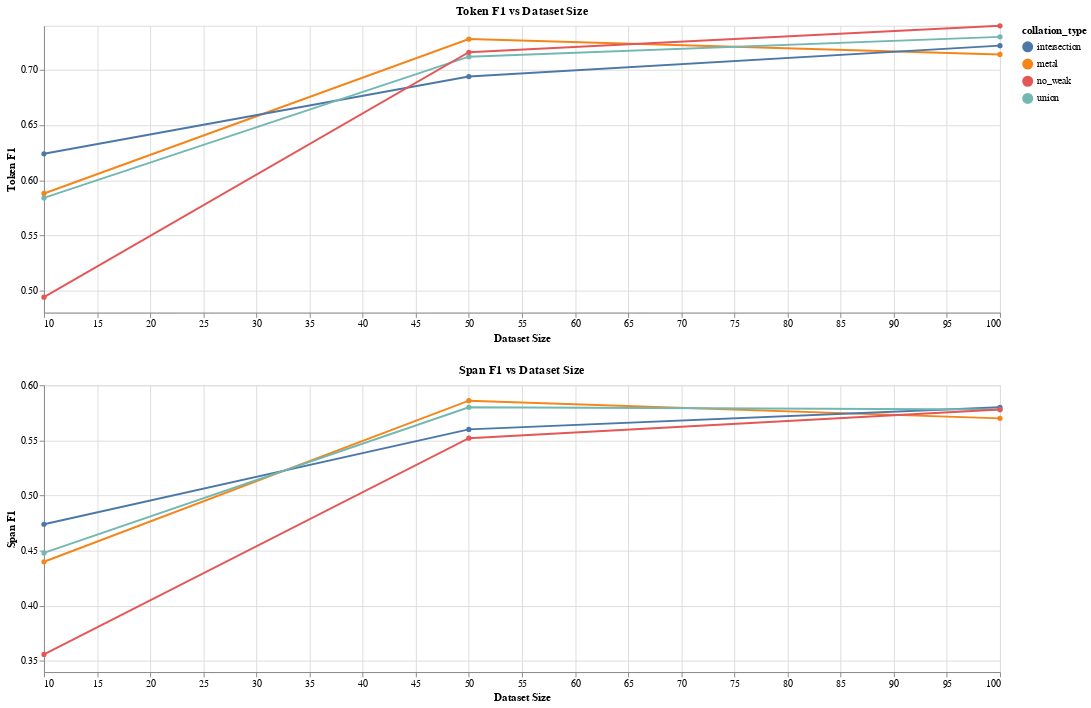

Notebook cell for this chart:
### Code cell
def metric_graph(data_frame: pd.DataFrame, metric: str, train_method: str) -> alt.Chart:
    def filter_graph(chart: alt.Chart) -> alt.Chart:
        return chart.transform_filter(
            alt.datum.metric_name == metric
        ).transform_filter(
            alt.datum.weak_train_method == train_method,
        )
#     .transform_filter(
#             alt.datum.collation_type != 'intersection'
#         ).transform_filter(
#             alt.datum.collation_type != 'union'
#         )

    base = alt.Chart(data_frame, title=f'{metric} vs Dataset Size')
    line = filter_graph(base.mark_line(point=True).encode(
        x=alt.X('step', title='Dataset Size'),
        y=alt.Y('mean(metric_val)', title=metric, scale=alt.Scale(zero=False)),
        color='collation_type:N',
    ))
    
    confidence_interval = filter_graph(base.mark_area(opacity=0.3).encode(
        x=alt.X('step'),
        y=alt.Y('ci0(metric_val):Q'),
        y2='ci1(metric_val):Q',
        color='collation_type:N',
    ))

    return (line).properties(width=1000)
metric_graph(data_frame, 'Token F1', 'fine_tune') & metric_graph(data_frame, 'Span F1', 'fine_tune')

### Figure 1 — Vega-Lite specification as saved in the notebook (floating-point values rounded to 4 significant figures; data arrays with more than 128 entries replaced by an {"elided": "..."} marker saying what was removed)
{"$schema": "https://vega.github.io/schema/vega-lite/v2.6.0.json", "config": {"view": {"height": 300, "width": 400}}, "datasets": {"data-8b24a64060d24161561ab0222e332602": {"elided": "480 records"}}, "vconcat": [{"data": {"name": "data-8b24a64060d24161561ab0222e332602"}, "encoding": {"color": {"field": "collation_type", "type": "nominal"}, "x": {"field": "step", "title": "Dataset Size", "type": "quantitative"}, "y": {"aggregate": "mean", "field": "metric_val", "scale": {"zero": false}, "title": "Token F1", "type": "quantitative"}}, "mark": {"point": true, "type": "line"}, "title": "Token F1 vs Dataset Size", "transform": [{"filter": "(datum.metric_name === 'Token F1')"}, {"filter": "(datum.weak_train_method === 'fine_tune')"}], "width": 1000}, {"data": {"name": "data-8b24a64060d24161561ab0222e332602"}, "encoding": {"color": {"field": "collation_type", "type": "nominal"}, "x": {"field": "step", "title": "Dataset Size", "type": "quantitative"}, "y": {"aggregate": "mean", "field": "metric_val", "scale": {"zero": false}, "title": "Span F1", "type": "quantitative"}}, "mark": {"point": true, "type": "line"}, "title": "Span F1 vs Dataset Size", "transform": [{"filter": "(datum.metric_name === 'Span F1')"}, {"filter": "(datum.weak_train_method === 'fine_tune')"}], "width": 1000}]}
